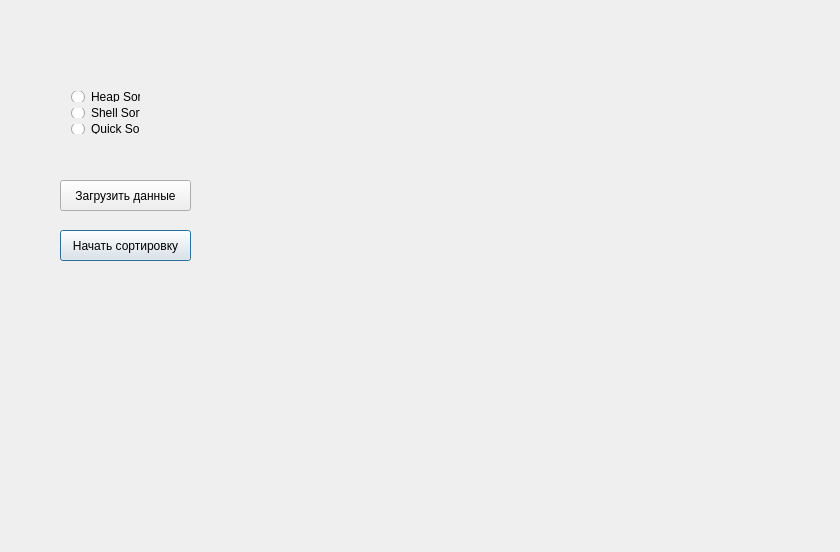
<?xml version="1.0" encoding="UTF-8"?>
<ui version="4.0">
 <class>Dialog</class>
 <widget class="QDialog" name="Dialog">
  <property name="geometry">
   <rect>
    <x>0</x>
    <y>0</y>
    <width>840</width>
    <height>552</height>
   </rect>
  </property>
  <property name="windowTitle">
   <string>Dialog</string>
  </property>
  <widget class="QPushButton" name="pushButton">
   <property name="geometry">
    <rect>
     <x>60</x>
     <y>230</y>
     <width>131</width>
     <height>31</height>
    </rect>
   </property>
   <property name="text">
    <string>Начать сортировку</string>
   </property>
  </widget>
  <widget class="QPushButton" name="pushButton_3">
   <property name="geometry">
    <rect>
     <x>60</x>
     <y>180</y>
     <width>131</width>
     <height>31</height>
    </rect>
   </property>
   <property name="text">
    <string>Загрузить данные</string>
   </property>
  </widget>
  <widget class="QWidget" name="layoutWidget">
   <property name="geometry">
    <rect>
     <x>60</x>
     <y>80</y>
     <width>91</width>
     <height>65</height>
    </rect>
   </property>
   <layout class="QVBoxLayout" name="verticalLayout">
    <item>
     <widget class="QRadioButton" name="radioButton">
      <property name="text">
       <string>Heap Sort</string>
      </property>
     </widget>
    </item>
    <item>
     <widget class="QRadioButton" name="radioButton_2">
      <property name="text">
       <string>Shell Sort</string>
      </property>
     </widget>
    </item>
    <item>
     <widget class="QRadioButton" name="radioButton_3">
      <property name="text">
       <string>Quick Sort</string>
      </property>
     </widget>
    </item>
   </layout>
  </widget>
 </widget>
 <layoutdefault spacing="6" margin="11"/>
 <resources/>
 <connections/>
</ui>
